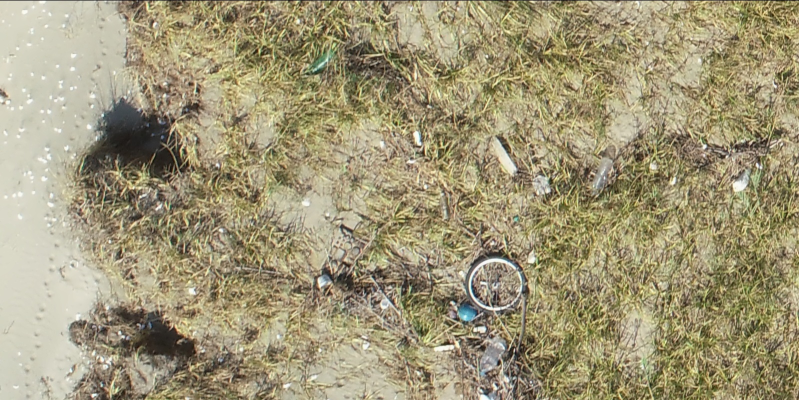
#> input picture ImageStitching/CD_7711-7712/CD_7711-CD_7712.jpg, 1598 x 800 px (shown at 1/2 size); its folder holds 3 pictures in this run
$ python main.py --images CD_7711-7712 --output out.png
#> lines starting #> are read from the running program, lines starting #| are printed output that depends on the picture
import os, math, cv2, imutils, argparse
import numpy as np
from os import XATTR_SIZE_MAX
import cv2 as cv
import numpy as np
from matplotlib import pyplot as plt
from PIL import Image
from pathlib import Path
import ntpath
import random

"""
파일 이름을 받아서 열고 이미지의 크기가 1MB보다 크면
크기를 점점 줄여나가서 1MB보다 작게 되면 해당 이미지를 리턴하는 함수
처음부터 1MB보다 작다면 그대로 리턴
"""


def resize(filename):
#> called with filename = 'CD_7711-7712/CD_7711-CD_7712.jpg'
    img = cv2.imread(filename)
#> img is the input picture: shape (800, 1598, 3); mean B, G, R 119.2, 150.9, 160.2
    width, height = img.shape[:2]
#> width = 800; height = 1598
    if height * width * 3 <= 2 ** 25 :
        return img
    i = 2
    t_height, t_width = height, width
    while t_height * t_width * 3 > 2 ** 25:
        t_height = int(t_height / math.sqrt(i))
        t_width = int(t_width / math.sqrt(i))
        i += 1
    height, width = t_height, t_width
    image = Image.open(filename)
    resize_image = image.resize((height, width))
    filename = (
        filename[: -1 * (len(filename.split(".")[-1]) + 1)]
        + "_resized."
        + filename.split(".")[-1]
    )
    resize_image.save(filename)
    img = cv2.imread(filename)
    os.system("del " + filename.replace("/", "\\"))
    return img

# [97 lines left out: function matchlabel, not called in this run]


"""
argument parsing
-i 입력 이미지들의 폴더 디렉토리
-o 출력할 결과 이미지의 파일 이름
"""
ap = argparse.ArgumentParser()
ap.add_argument(
    "-i",
    "--images",
    default="edited_images",
    type=str,
    required=True,
    help="path to input directory of images to stitch",
)
ap.add_argument(
    "-o", "--output", default="ImageStitching", type=str, required=True, help="path to the output image"
)
args = vars(ap.parse_args())


"""
loading images
입력 받은 폴더의 모든 파일들을 리사이즈 시키고 리스트에 로드하는 부분
"""
print("[INFO] loading images...")
imagePaths = Path(args["images"])
images = []

namecounter = 0
for imagePath in imagePaths.rglob("*.jpg"):
    if namecounter == 0:
        firstname = ntpath.basename(imagePath)[:-4]
    image = resize(str(imagePath))
    images.append(image)
    lastname = ntpath.basename(imagePath)[:-4]
    namecounter += 1
    if namecounter > 12:
        break

print(firstname)
print(lastname)
print(args["output"]+"/"+firstname+"-"+lastname+".jpg")

"""
image stitching
이미지 스티칭하여 성공 여부(status)와 결과(stitched)를 받는 부분
"""
print("[INFO] stitching images...")
stitcher = cv2.createStitcher() if imutils.is_cv3() else cv2.Stitcher_create()
(status, stitched) = stitcher.stitch(images)
#> status = 0
"""
exception handling
status가 0인 경우(stitching 성공) 이미지를 아까 받은 이름으로 저장하고 보여준다.
status가 0이 아닌 경우(stitching 실패 예외)의 메시지를 출력한다.
    1 : 이미지를 연결 시키기에 match point가 부족해서 나오는 에러, 이미지를 더 추가시켜줘야 한다.
    2 : 2D 이미지 변환을 하지 못하는 에러, 이미지를 다시 찍는 것을 추천한다.
    3 : 카메라 위치의 에러, 카메라의 방향이 잘못돼서 나오는 에러, 입력 이미지들을 같은 방향으로 회전시키거나 새로운 이미지를 찍어야 한다.
"""
if status == 0:
    # write the output stitched image to disk
    cv2.imwrite(args["output"]+"/"+firstname+"-"+lastname+".jpg", stitched)

    _mask = np.ones(stitched.shape)
    mask_img = stitched * _mask
    mask_img = mask_img[:,:,0]
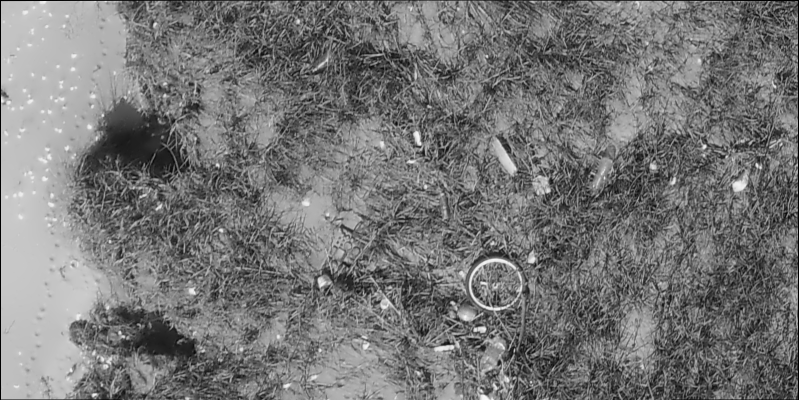
#> mask_img: shape (800, 1597) float64 (shown at 1/2 size); min 0, max 250, mean 118.3

    count = 0
    w, h = mask_img.shape
#> w = 800; h = 1597
    for ww in range(w):
        for hh in range(h):
            if mask_img[ww][hh] != 0:
                count += 1
#> after the loop, count = 1273797

    area = w*h - count
#> area = 3803
    print(area)
#| 3803

    # display the output stitched image to our screen
    cv2.imshow("Stitched", stitched)
    cv2.waitKey(0)
else:
    if status == cv2.STITCHER_ERR_NEED_MORE_IMGS:
        print("[INFO] image stitching failed (1: STITCHER_ERR_NEED_MORE_IMGS)")
    elif status == cv2.STITCHER_ERR_HOMOGRAPHY_EST_FAIL:
        print("[INFO] image stitching failed (2: STITCHER_ERR_HOMOGRAPHY_EST_FAIL)")
    else:
        print(
            "[INFO] image stitching failed (3: STITCHER_ERR_CAMERA_PARAMETERS_ADJUSTMENT_FAIL)"
        )

if __name__ == "__main__":
    pass
